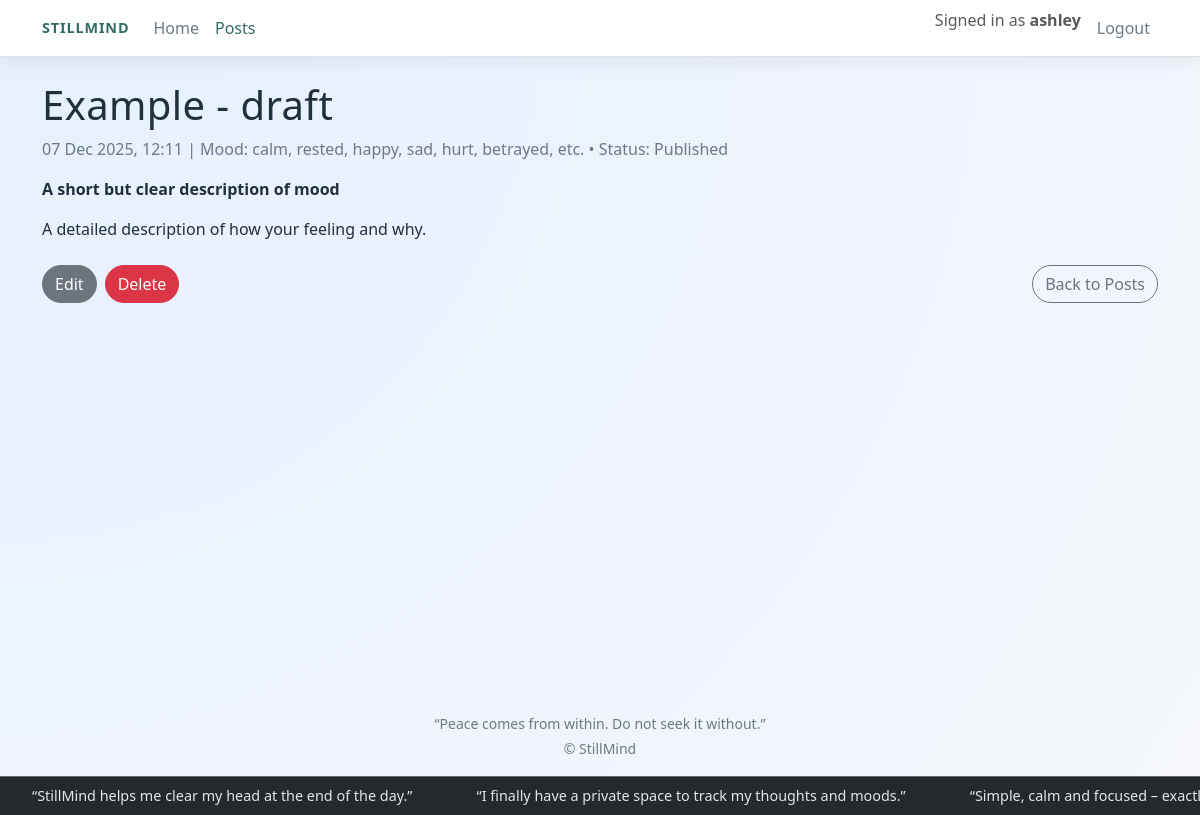
The page /post/example-draft-2/ (signed in) on the database its author committed.
### still_mind/models.py (models this page shows, shortened)
class Post(models.Model):
    author = models.ForeignKey(
        User,
        on_delete=models.CASCADE,
        related_name="posts",
    )
    title = models.CharField(max_length=200)
    slug = models.SlugField(max_length=200, blank=True) # will be set in save()
    mood = models.CharField(max_length=50, blank=True)
    summary = models.CharField(max_length=280, blank=True)
    content = models.TextField(blank=True)
    status = models.IntegerField(choices=STATUS, default=0)
    created_at = models.DateTimeField(auto_now_add=True)
    updated_at = models.DateTimeField(auto_now=True)
    class Meta:
        constraints = [
            models.UniqueConstraint(fields=["author", "slug"], name="unique_author_slug"),
        ]
        indexes = [
            models.Index(fields=["author", "slug"]),
            models.Index(fields=["slug"]),
        ]
        ordering = ["-created_at"]
    def save(self, *args, **kwargs):
        """
        Auto-generate a unique slug per author.
        """
        if not self.slug:
            base = slugify(self.title) or "post"
            base = base[:180]
            candidate = base
            for i in count(2):
                qs = Post.objects.filter(author=self.author, slug=candidate)
                if self.pk:
                    qs = qs.exclude(pk=self.pk)
                if not qs.exists():
                    break
                candidate = f"{base}-{i}"
                candidate = candidate[:200]
            self.slug = candidate
        super().save(*args, **kwargs)

### still_mind/views.py (the view)
class PostDetailView(LoginRequiredMixin, AuthorRequiredMixin, DetailView):
    model = Post
    template_name = "still_mind/post_detail.html"
    slug_field = "slug"
    slug_url_kwarg = "slug"
    context_object_name = "post"
    def get_queryset(self):
        return Post.objects.filter(author=self.request.user)

### still_mind/views.py (called while the page is built)
    def test_func(self):
        obj = self.get_object()
        return obj.author == self.request.user

### still_mind/templates/still_mind/post_detail.html (shortened to what this page needs)
{% extends "still_mind/base.html" %}
{% block content %}
<h1 class="mb-2">{{ post.title }}</h1>
<p class="text-muted">
  {{ post.created_at|date:"d M Y, H:i" }}
  {% if post.mood %}| Mood: {{ post.mood }}{% endif %}
  • Status: {{ post.get_status_display }}
</p>
{% if post.summary %}
  <p><strong>{{ post.summary }}</strong></p>
{% endif %}
<div class="mb-4">
  {{ post.content|linebreaks }}
</div>
<div class="d-flex gap-2 mb-3">
  <a href="{% url 'still_mind:post_edit' slug=post.slug %}"
     class="btn btn-secondary">
    Edit
  </a>
  <a href="{% url 'still_mind:post_delete' slug=post.slug %}"
     class="btn btn-danger">
    Delete
  </a>
  <a href="{% url 'still_mind:post_list' %}"
     class="btn btn-outline-secondary ms-auto">
    Back to Posts
  </a>
</div>
{% endblock %}

### still_mind/templates/still_mind/base.html (shortened to what this page needs)
<!doctype html>
<html lang="en">
<head>
  {% load static %}
  <link href="https://cdn.jsdelivr.net/npm/bootstrap@5.3.3/dist/css/bootstrap.min.css" rel="stylesheet">
  <link rel="stylesheet" href="{% static 'site.css' %}">
</head>
<body class="bg-light">
  <header>
    <nav class="navbar navbar-expand-md navbar-light bg-white border-bottom" aria-label="Main navigation">
      <div class="container">
        <a class="navbar-brand fw-semibold" href="{% url 'still_mind:home' %}">StillMind</a>
        <div class="collapse navbar-collapse" id="mainNavbar">
          <ul class="navbar-nav me-auto mb-2 mb-md-0">
            <li class="nav-item">
              <a class="nav-link{% if request.resolver_match.url_name == 'home' %} active{% endif %}"
                 href="{% url 'still_mind:home' %}">
                Home
              </a>
            </li>
            <li class="nav-item">
              <a class="nav-link{% if request.resolver_match.url_name in 'post_list post_detail post_create post_edit' %} active{% endif %}"
                 href="{% url 'still_mind:post_list' %}">
                Posts
              </a>
            </li>
          </ul>
          <ul class="navbar-nav ms-auto mb-2 mb-md-0">
            {% if user.is_authenticated %}
              <li class="nav-item">
                <span class="navbar-text me-2">
                  Signed in as <strong>{{ user.username }}</strong>
                </span>
              </li>
              <li class="nav-item">
                <a class="nav-link" href="{% url 'logout' %}">Logout</a>
              </li>
            {% else %}
              <li class="nav-item">
                <a class="nav-link" href="{% url 'login' %}">Login</a>
              </li>
            {% endif %}
          </ul>
        </div>
      </div>
    </nav>
  </header>
  <main class="container py-4" role="main">
    {% block content %}{% endblock %}
  </main>
  <footer class="mt-auto py-3">
    <div class="container text-center small text-muted">
      <div>“Peace comes from within. Do not seek it without.”</div>
      <div class="mt-1">&copy; {{ now|default:""|date:"Y" }} StillMind</div>
    </div>
  </footer>
  <div class="review-banner">
    <div class="review-track">
        <div class="review-item">“StillMind helps me clear my head at the end of the day.”</div>
        <div class="review-item">“I finally have a private space to track my thoughts and moods.”</div>
        <div class="review-item">“Simple, calm and focused – exactly what I needed for journaling.”</div>
    </div>
  </div>
</body>
</html>

### static/site.css (style rules this page uses)
:root { --sm-bg: #f4f7fb; --sm-accent: #5c8d89; --sm-accent-soft: #c2ddd8; --sm-accent-strong: #336b63; --sm-card: #ffffff; --sm-text-main: #20313b; --sm-text-muted: #6c7a86; --sm-danger: #d9534f; --sm-radius-lg: 0.9rem; --sm-shadow-soft: 0 12px 35px rgba(16, 41, 49, 0.10); }
body { font-family: system-ui, -apple-system, BlinkMacSystemFont, "Segoe UI", sans-serif; background: radial-gradient(circle at top left, #e6f0ff, #f5f7fb); color: var(--sm-text-main); }
main[role="main"] { min-height: 80vh; }
.navbar { background: rgba(255, 255, 255, 0.96) !important; box-shadow: 0 6px 20px rgba(10, 39, 52, 0.06); backdrop-filter: blur(12px); }
.navbar-brand { letter-spacing: 0.06em; text-transform: uppercase; font-size: 0.9rem; color: var(--sm-accent-strong) !important; }
.nav-link { color: var(--sm-text-muted) !important; }
.nav-link.active, .nav-link:hover { color: var(--sm-accent-strong) !important; }
.btn-outline-secondary, .btn-secondary { border-radius: 999px; }
.btn, .form-control { border-radius: 999px; }
h1, h2, h3, h4 { color: var(--sm-text-main); letter-spacing: 0.01em; }
.text-muted { color: var(--sm-text-muted) !important; }
.gap-2 { gap: 0.5rem; }
.review-banner { position: fixed; bottom: 0; left: 0; width: 100%; background: rgba(33, 37, 41, 0.98); color: #f8f9fa; font-size: 0.9rem; z-index: 1030; overflow: hidden; border-top: 1px solid rgba(248, 249, 250, 0.3); }
.review-track { display: inline-flex; white-space: nowrap; animation: review-scroll 40s linear infinite; }
.review-item { padding: 0.5rem 2rem; display: inline-block; opacity: 0.9; }
body { padding-bottom: 40px; }

### rows shown on the page
Post: title "Example - draft", created_at "07 Dec 2025, 12:11", mood "calm, rested, happy, sad, hurt, betrayed, etc.", status "Published", summary "A short but clear description of mood", content "A detailed description of how your feeling and why."

### other values the page prints
{{ user.username }} "ashley"
